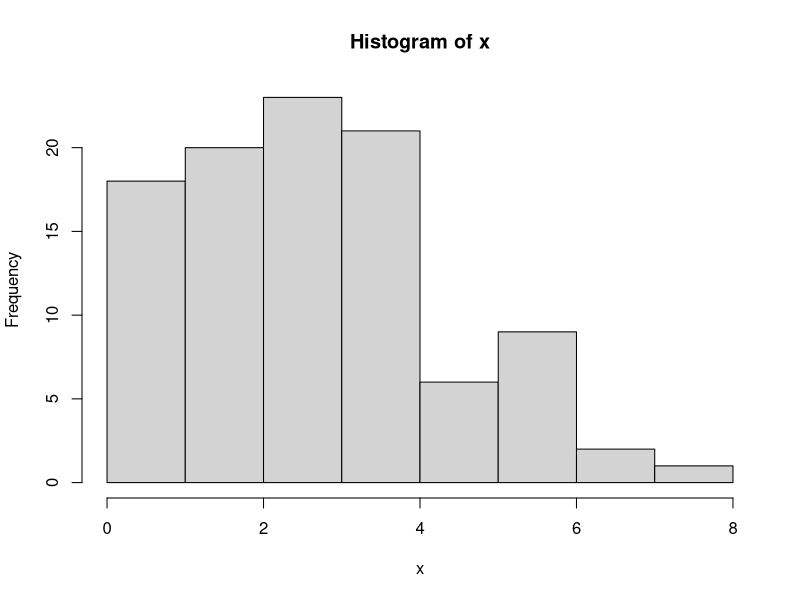
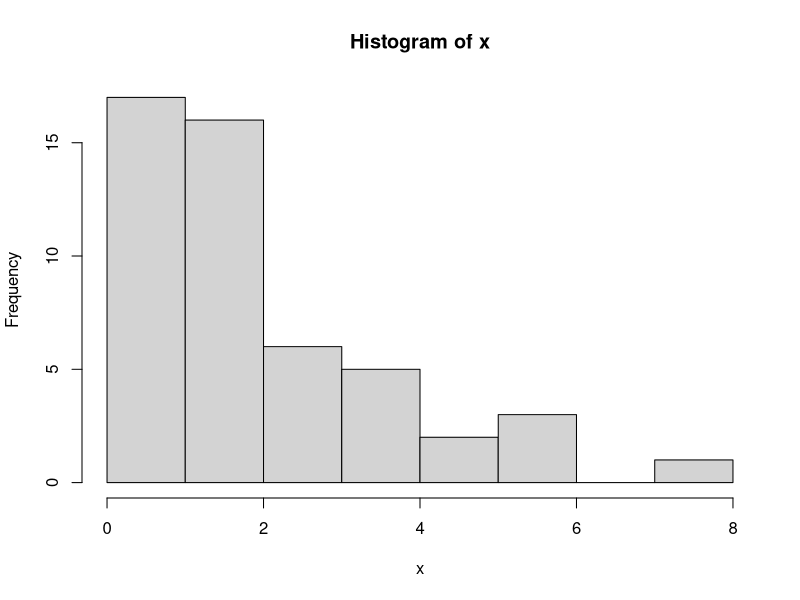
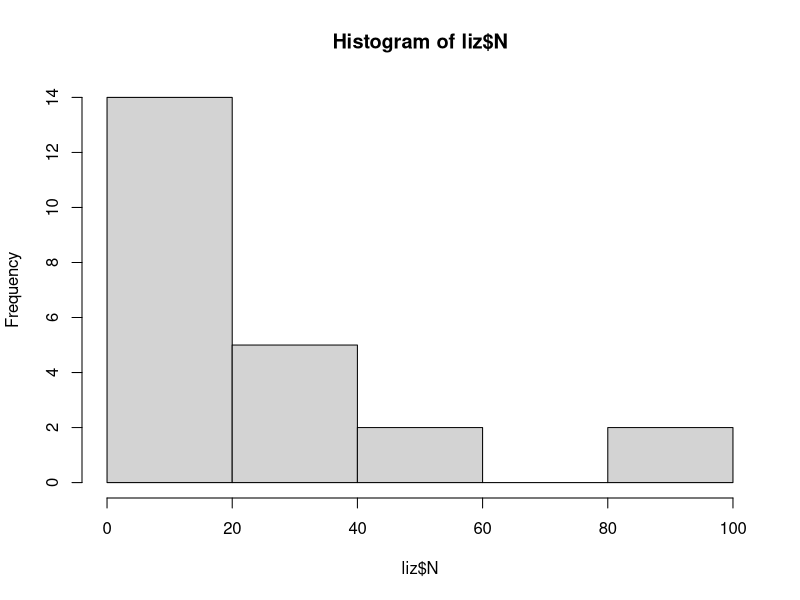
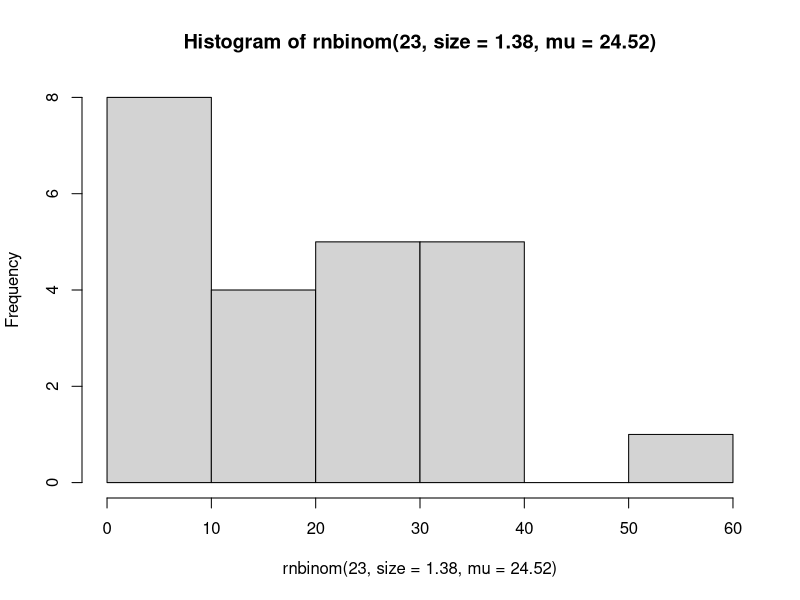
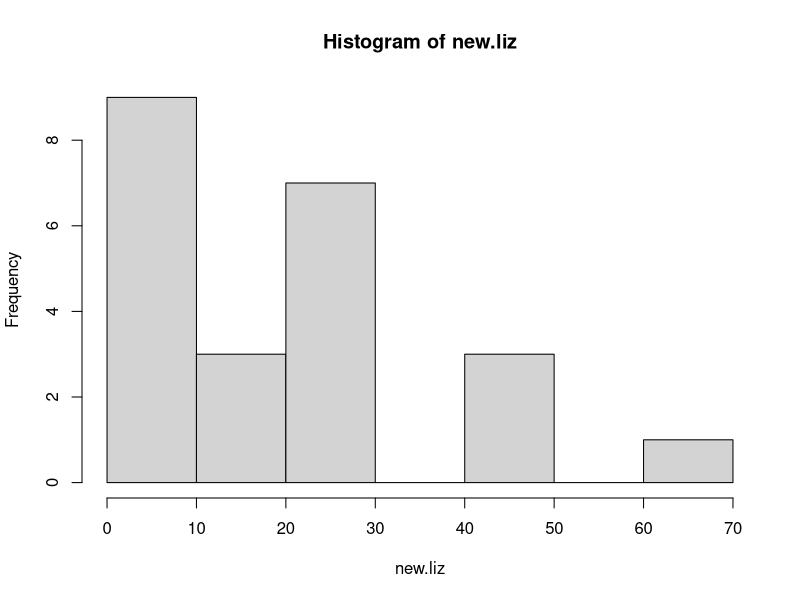

Recreate these plots in R, in order.
##Examples from distributions lecture##

number.of.bats = 10000
rbinom(n = 10,size = number.of.bats,prob = 0.48)/number.of.bats
#this says "draw randomly from a binomial distribution", with ten trials (sites) of 100 bats, 
#each with a probability of being infected equal to 48%

#density distributions
?dbinom
dbinom(x=1,size = 25, prob = 0.2)
#we use x=1 because we want to know the probability that a single trial (e.g. 1 bat of 25) 
#is infected at a global infection prevalence of 20%
dbinom(1,25, 0.2)
#this is the same as above

#p functions
?pnorm
#what is the probability a lizard weighs less than 19 grams?
pnorm(q = 19, mean = 17, sd =3)

#what is the probability a lizard weighs MORE than 19 grams?
1 - pnorm(q = 19, mean = 17, sd =3)
pnorm(q = 19, mean = 17, sd =3, lower.tail = F)

#what is the probability that no more than 1 bat is infected?
pbinom(q=1,size = 25, prob = 0.2)

#what is the probability that no more than 5 bats are infected?
pbinom(q=5,size = 25, prob = 0.2)

#this can be useful for quick sample size calculations
#what is the probability that 0 bats are infected with my sample size?
pbinom(q=0,size = 25, prob = 0.2)

#what is the 85th percentile of a fossil distribution?
#quantile functions
qnorm(0.85, mean=115, sd=15)

#random draws'
#Poisson
?rpois
rpois(100, lambda = 3)
x = rpois(100, lambda = 3)
hist(x)

#Negative Binomial
?rnbinom
#here, mu is the mean, and size is the dispersion parameter (k)
#note - this is the preferred parameterization in ecology
x = rnbinom(50, size = 10, mu = 2)
hist(x)
#Here, I take 50 random draws from a neg. bin. distribution with a a dispersion (k)
#of 10 and a mean = 2 


##fitting a distribution to actual data
liz = read.csv("lizards.csv")
head(liz)
hist(liz$N)

library(MASS)
set.seed(123)
nb.fit = fitdistr(liz$N,densfun = "negative binomial" )
nb.fit

##if you need to supply start list
nb.fit = fitdistr(liz$N, densfun = "negative binomial", start = list(size = 1, mu = 15))


length(liz$N)

hist(rnbinom(23,size = 1.38, mu = 24.52))

new.liz = rnbinom(23,size = 1.38, mu = 24.52)
hist(new.liz)

#what is the 80 percentile of number of lizards perching?
qnbinom(p = .8, mu = 24.52, size = 1.38)

#what is the probability of exactly 1 lizard perching?
pnbinom(q=1,mu = 24.52, size = 1.38)
